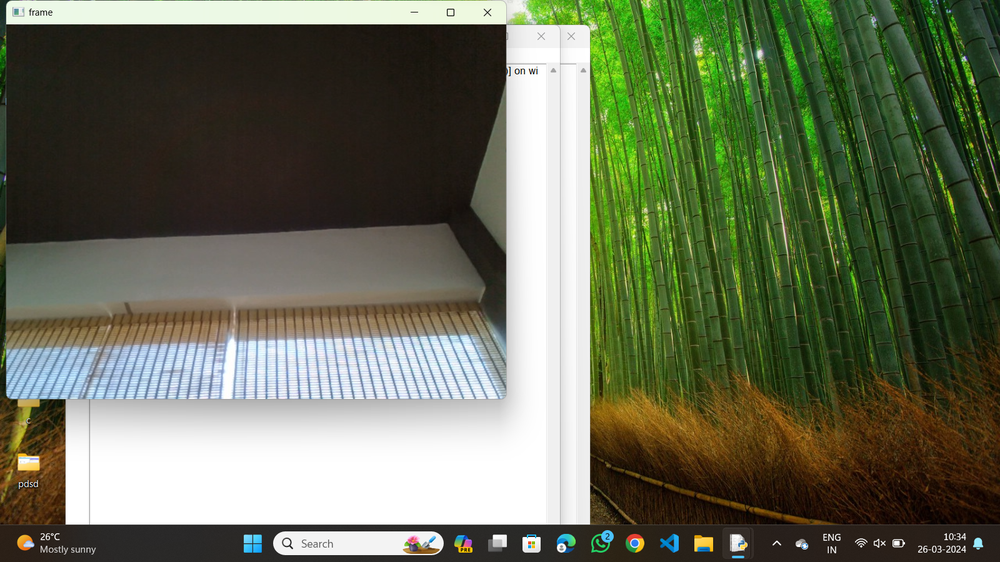
#> input picture OUTPUTS/07.png, 1000 x 562 px, shrunk from 1600 x 900 before the run, given in place of 07.jpg, which was not available
$ python '20.shrpening of an image using laplacian mask.py'
#> lines starting #> are read from the running program, lines starting #| are printed output that depends on the picture; pictures that were not available may be replaced by others from this repository, and a replacement may not be noted
import cv2
import numpy as np
img = cv2.imread(r"C:\Users\Teja\Desktop\cv\input\07.jpg")
#> img is the input picture: shape (562, 1000, 3); mean B, G, R 86.3, 109.5, 102.9
gray = cv2.cvtColor(img, cv2.COLOR_BGR2GRAY)
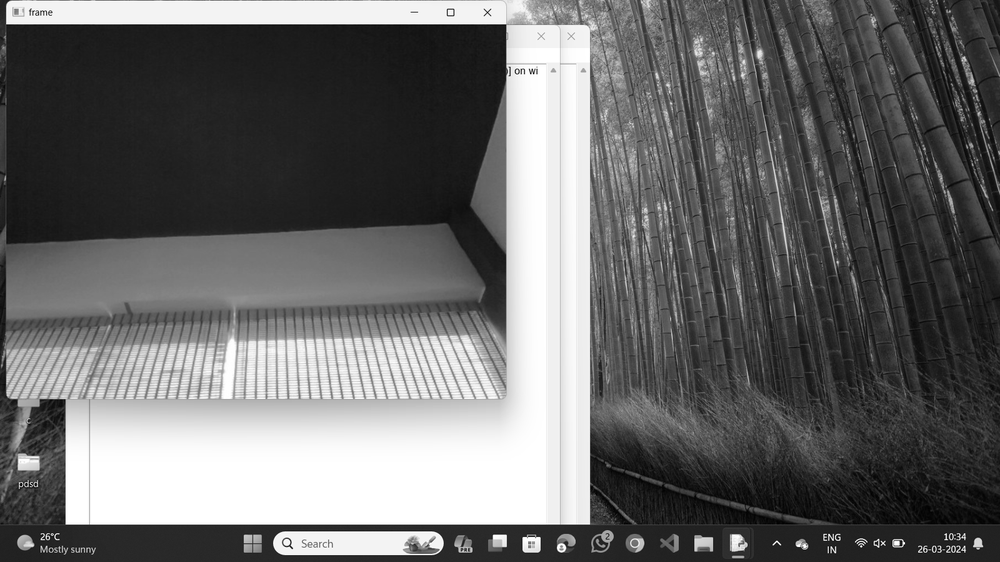
#> gray: shape (562, 1000); min 0, max 255, mean 104.9
kernel = np.array([[0,1,0], [1,-8,1], [0,1,0]])
sharpened = cv2.filter2D(gray, -1, kernel)
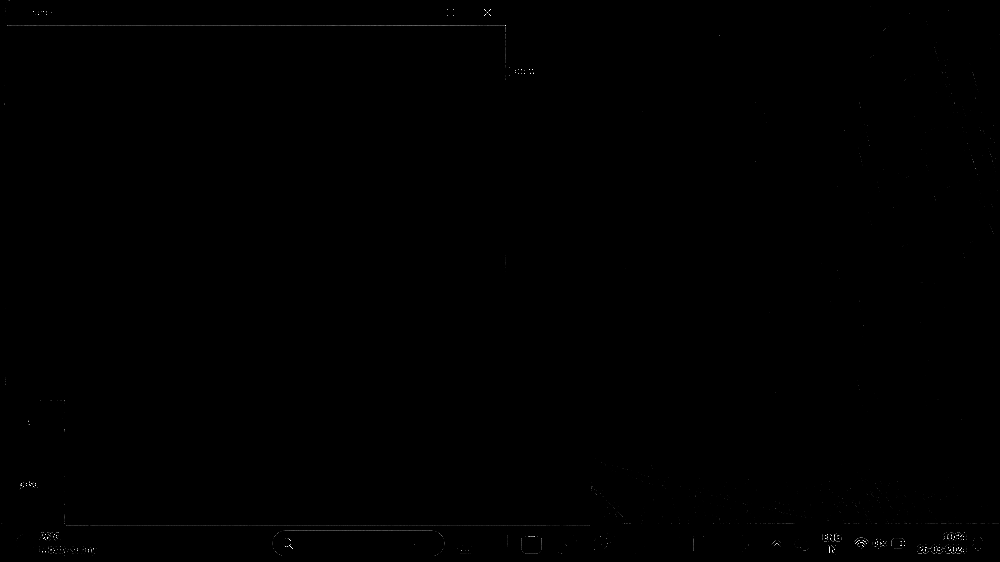
#> sharpened: shape (562, 1000); min 0, max 255, mean 0.3
cv2.imshow('Original', gray)
cv2.imshow('Sharpened', sharpened)
cv2.waitKey(0)
cv2.destroyAllWindows()

$ run again, with OUTPUTS/01.png copied over OUTPUTS/07.png
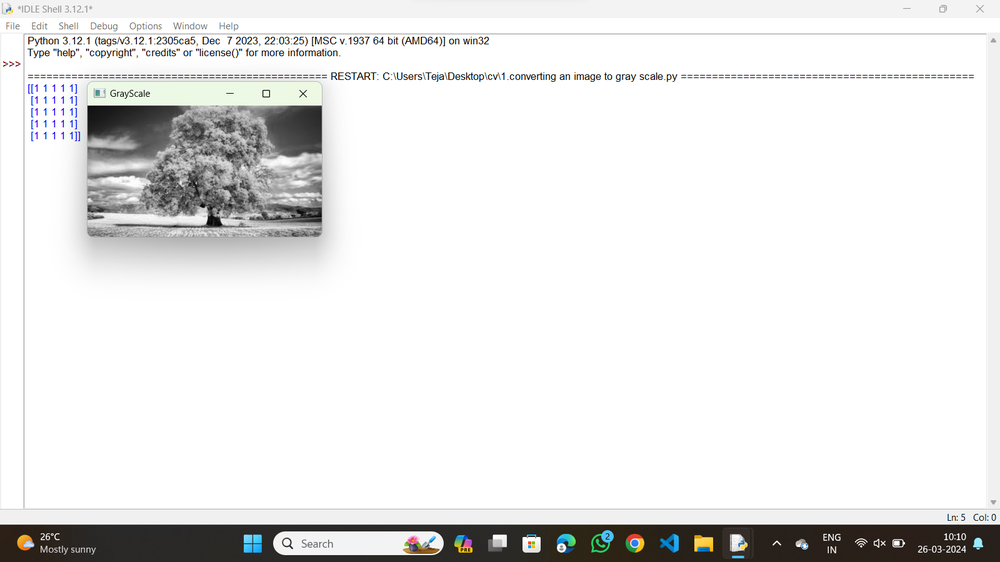
#> input picture OUTPUTS/01.png, 1000 x 562 px, shrunk from 1600 x 900 before the run, given in place of 07.jpg, which was not available
#> img is the input picture: shape (562, 1000, 3); mean B, G, R 231.6, 232, 232
#> `sharpened = cv2.filter2D(gray, -1, kernel)`:
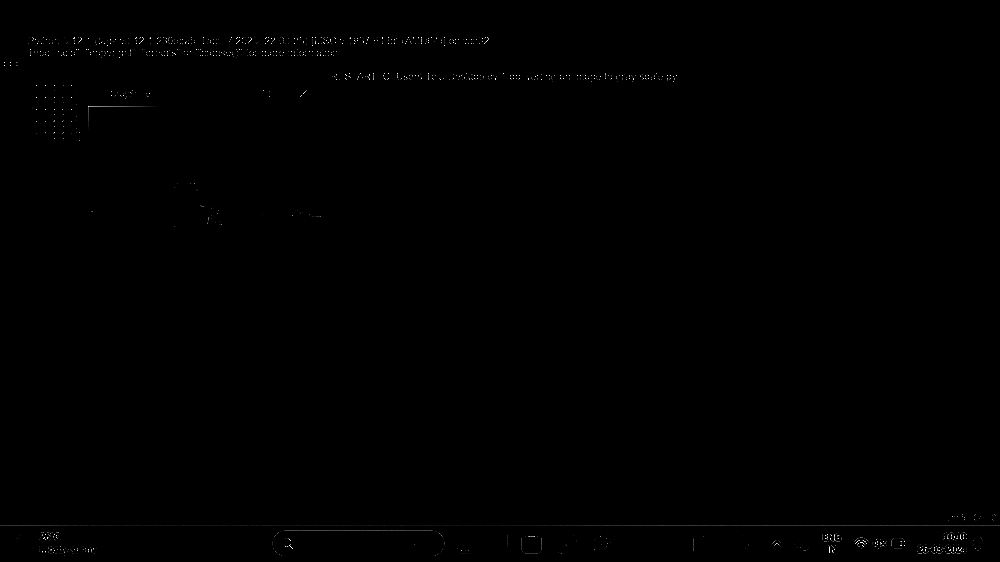
#> sharpened: shape (562, 1000); min 0, max 255, mean 0.5

$ run again, with OUTPUTS/03.png copied over OUTPUTS/07.png
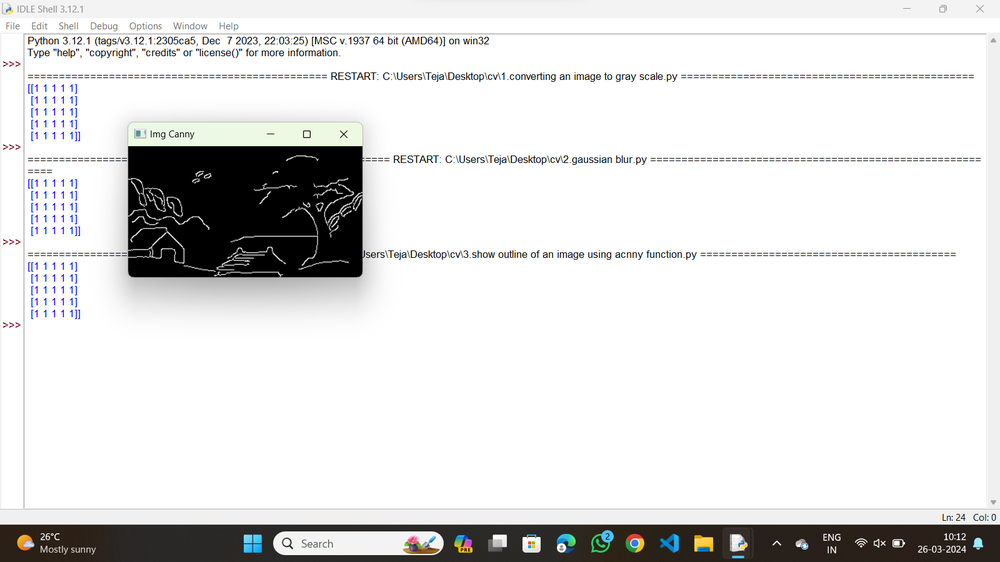
#> input picture OUTPUTS/03.png, 1000 x 562 px, shrunk from 1600 x 900 before the run, given in place of 07.jpg, which was not available
#> img is the input picture: shape (562, 1000, 3); mean B, G, R 223.8, 223.9, 223.9
#> `sharpened = cv2.filter2D(gray, -1, kernel)`:
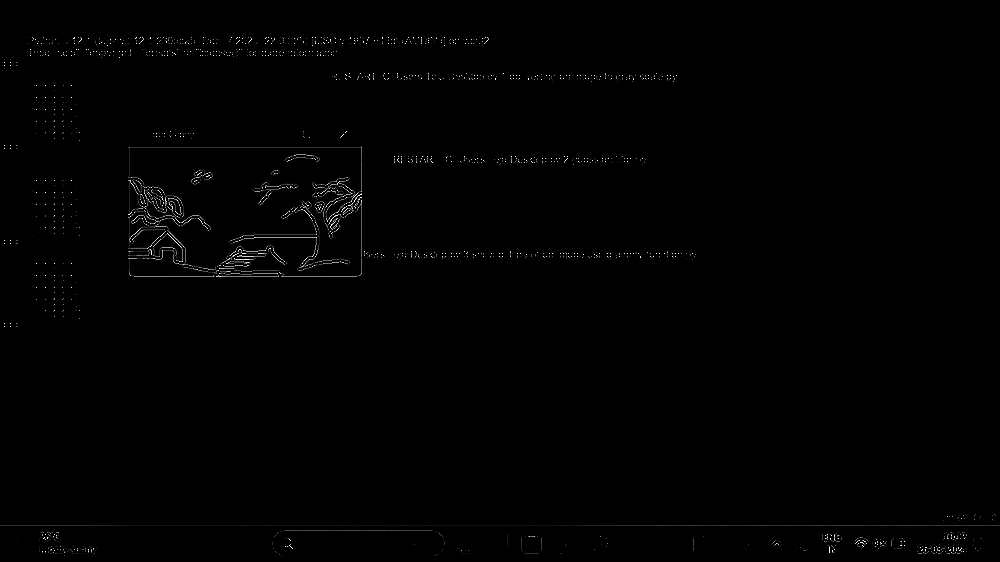
#> sharpened: shape (562, 1000); min 0, max 255, mean 1.4
